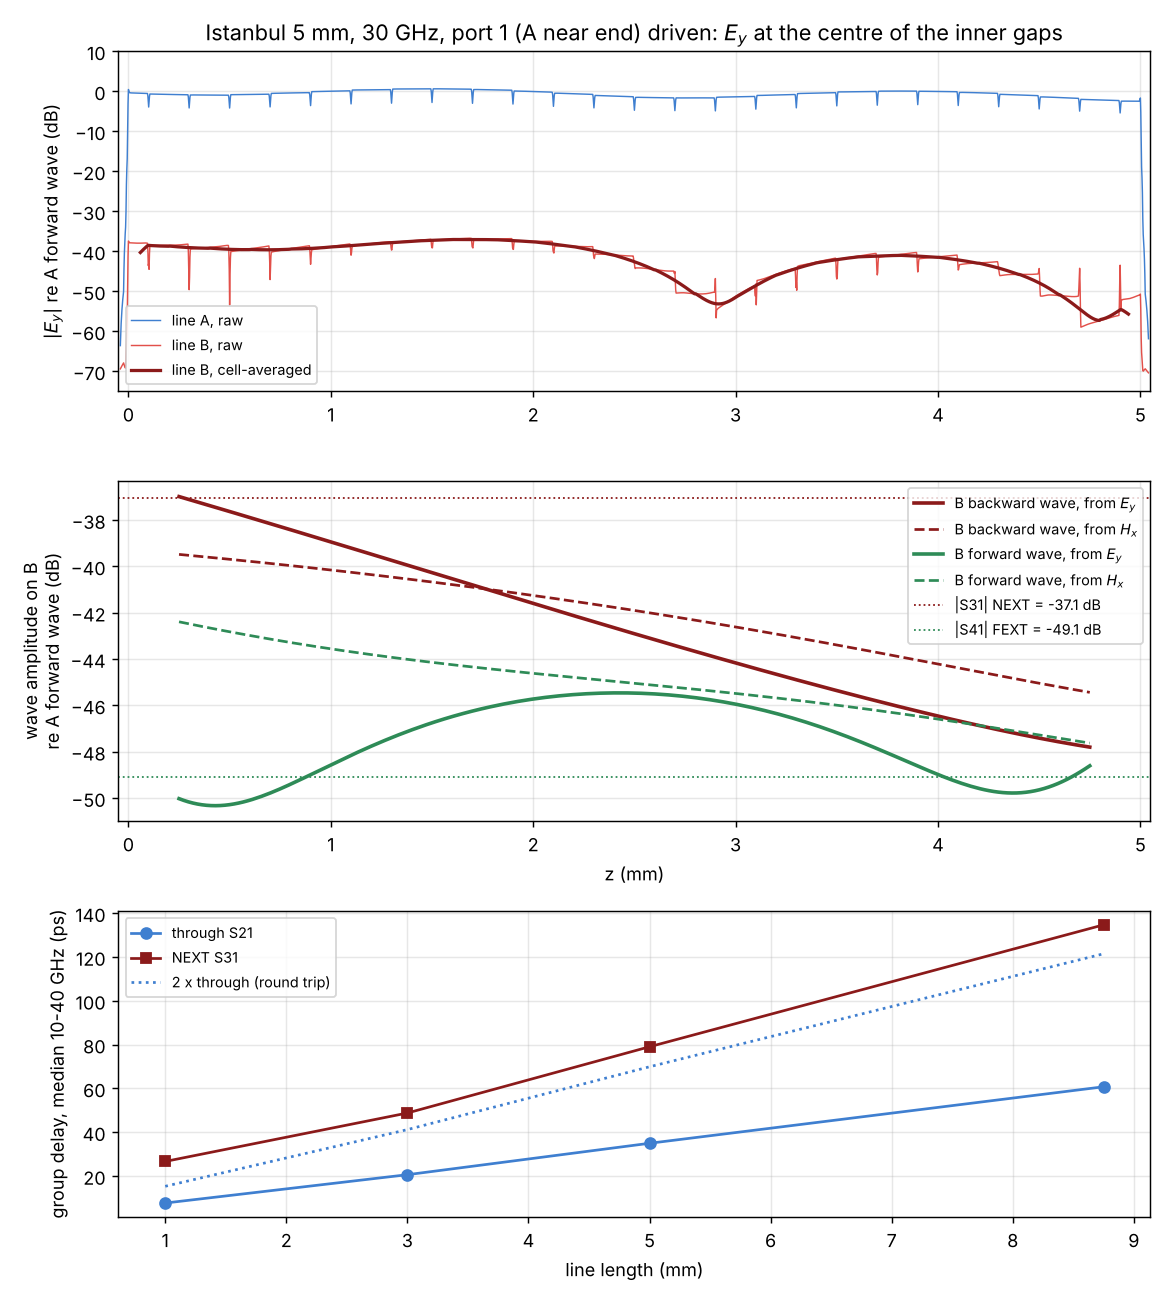

Reproduce this figure in Python.
"""
Istanbul 5 mm pair, CST field monitors at 30 GHz, port 1 (line A near end) driven.
Lines of samples along z at x = 1 um (mid gold height), y = +-0.305425 mm
(centre of the signal-ground gap of A / B on the side facing the other line).

1. Cell-average (200 um period) E_y and H_x.
2. Line A: fit forward + backward line waves (common gamma, wave impedance Zw).
3. Line B: forward and backward envelopes (polynomial in z) on the line gamma,
   from E and from H separately.
4. Group delay of NEXT / FEXT / through from the four .s4p files.
"""
import os, numpy as np
from scipy.optimize import least_squares
import matplotlib; matplotlib.use("Agg"); import matplotlib.pyplot as plt

HERE = os.path.dirname(os.path.abspath(__file__)); UP = os.path.dirname(HERE)
F0, C0, W, L = 30e9, 2.99792458e8, 100, 5.0
K0 = 2*np.pi*F0/C0*1e-3                          # rad/mm

def load(n):
    a = np.loadtxt(os.path.join(HERE, n), skiprows=2)
    return a[:, 2], a[:, 3::2] + 1j*a[:, 4::2]
z, EA = load("e-field_f30_Ypos_A.txt"); _, EB = load("e-field_f30_Yneg_B.txt")
_, HA = load("h-field_f30_Ypos_A.txt"); _, HB = load("h-field_f30_Yneg_B.txt")
cav = lambda v: np.convolve(v, np.ones(W)/W, mode="valid")
zc = cav(z); E = {"A": cav(EA[:, 1]), "B": cav(EB[:, 1])}; H = {"A": cav(HA[:, 0]), "B": cav(HB[:, 0])}
m = (zc > 0.25) & (zc < 4.75); zz = zc[m]

# ---- line A: two line waves, E and H jointly
def fitA(q, ret=False):
    beta, alpha, zr, zi = q; Zw = zr + 1j*zi; g = alpha + 1j*beta
    ef, eb = np.exp(-g*zz), np.exp(g*zz)
    M = np.vstack([np.column_stack([ef, eb]), np.column_stack([ef/Zw, -eb/Zw])])
    y = np.concatenate([E["A"][m], H["A"][m]])
    sc = np.concatenate([np.full(m.sum(), 1/abs(E["A"][m]).mean()), np.full(m.sum(), 1/abs(H["A"][m]).mean())])
    ab, *_ = np.linalg.lstsq(M*sc[:, None], y*sc, rcond=None)
    r = (M @ ab - y)*sc
    return (ab, np.linalg.norm(r)/np.linalg.norm(y*sc)) if ret else np.concatenate([r.real, r.imag])
q = min((least_squares(fitA, [2.1*K0, 0.01, s, 0]) for s in (-300, 300)), key=lambda s: s.cost).x
(aA, bA), errA = fitA(q, True); g = q[1] + 1j*q[0]; Zw = q[2] + 1j*q[3]

# ---- line B: polynomial envelopes on the line gamma, E and H separately
KP = 3
def envB(y):
    cols = [np.exp(-g*zz)*(zz/L)**k for k in range(KP)] + [np.exp(g*zz)*((L-zz)/L)**k for k in range(KP)]
    M = np.column_stack(cols); c, *_ = np.linalg.lstsq(M, y, rcond=None)
    return c, np.linalg.norm(M @ c - y)/np.linalg.norm(y)
cE, errE = envB(E["B"][m]); cH, errH = envB(H["B"][m])
fwd = lambda c, x: sum(c[k]*(x/L)**k for k in range(KP))
bwd = lambda c, x: sum(c[KP+k]*((L-x)/L)**k for k in range(KP))
db = lambda x: 20*np.log10(np.abs(x))

# ---- group delays from the s-parameters
import skrf
files = [("1", "ISTANBUL_SW_1p00mm.s4p"), ("3", "TEST0_XTALK_SW__3p00mm.s4p"),
         ("5", "TEST0_XTALK_SW_5mm.s4p"), ("8.75", "ISTANBUL_SW_8p75mm.s4p")]
gd_rows = []
for lab, fn in files:
    n = skrf.Network(os.path.join(UP, fn)); w = 2*np.pi*n.f
    gd = lambda x: -np.gradient(np.unwrap(np.angle(x)), w)*1e12
    sel = (n.f >= 10e9) & (n.f <= 40e9)
    t21, tN, tF = (np.median(gd(n.s[:, i, 0])[sel]) for i in (1, 2, 3))
    i30 = np.argmin(abs(n.f - F0))
    gd_rows.append((float(lab), t21, tN, tF, db(n.s[i30, 2, 0]), db(n.s[i30, 3, 0])))

if __name__ == "__main__":
    print(f"A: n = {q[0]/K0:.4f}, alpha = {q[1]*86.86:.2f} dB/cm, Zw = {Zw:.0f}, |b/a| = {abs(bA/aA):.3f}, fit residual {errA:.4f}")
    print(f"B envelope fits: residual E {errE:.4f}, H {errH:.4f}")
    print(" z(mm)  B fwd/E  B fwd/H   B bwd/E  B bwd/H  (dB re A forward)")
    for x in (0.25, 1, 2, 3, 4, 4.75):
        print(f" {x:5.2f}  {db(fwd(cE,x)/aA):6.1f}  {db(fwd(cH,x)*Zw/aA):6.1f}   {db(bwd(cE,x)/aA):6.1f}  {db(-bwd(cH,x)*Zw/aA):6.1f}")
    print(" L(mm)  t21   tNEXT  tNEXT/t21  (ps, median 10-40 GHz)   NEXT, FEXT at 30 GHz (dB)")
    for r in gd_rows:
        print(f" {r[0]:5.2f} {r[1]:6.1f} {r[2]:6.1f}  {r[2]/r[1]:5.2f}    {r[4]:6.1f} {r[5]:6.1f}")

    fig, ax = plt.subplots(3, 1, figsize=(9, 10), gridspec_kw=dict(height_ratios=[1, 1, 0.9]))
    a0 = ax[0]
    a0.plot(z, db(EA[:, 1]/aA), color="#3f7fd0", lw=0.8, label="line A, raw")
    a0.plot(z, db(EB[:, 1]/aA), color="#e2504a", lw=0.8, label="line B, raw")
    a0.plot(zc, db(E["B"]/aA), color="#8b1a1a", lw=1.8, label="line B, cell-averaged")
    a0.set_ylabel("$|E_y|$ re A forward wave (dB)"); a0.set_xlim(-0.05, 5.05); a0.set_ylim(-75, 10)
    a0.set_title("Istanbul 5 mm, 30 GHz, port 1 (A near end) driven: $E_y$ at the centre of the inner gaps")
    a1 = ax[1]; xs = np.linspace(0.25, 4.75, 200)
    a1.plot(xs, db(bwd(cE, xs)/aA), color="#8b1a1a", lw=2, label="B backward wave, from $E_y$")
    a1.plot(xs, db(-bwd(cH, xs)*Zw/aA), "--", color="#8b1a1a", lw=1.5, label="B backward wave, from $H_x$")
    a1.plot(xs, db(fwd(cE, xs)/aA), color="#2e8b57", lw=2, label="B forward wave, from $E_y$")
    a1.plot(xs, db(fwd(cH, xs)*Zw/aA), "--", color="#2e8b57", lw=1.5, label="B forward wave, from $H_x$")
    a1.axhline(gd_rows[2][4], color="#8b1a1a", ls=":", lw=1, label=f"|S31| NEXT = {gd_rows[2][4]:.1f} dB")
    a1.axhline(gd_rows[2][5], color="#2e8b57", ls=":", lw=1, label=f"|S41| FEXT = {gd_rows[2][5]:.1f} dB")
    a1.set_ylabel("wave amplitude on B\nre A forward wave (dB)"); a1.set_xlabel("z (mm)"); a1.set_xlim(-0.05, 5.05)
    a2 = ax[2]; Ls = [r[0] for r in gd_rows]
    a2.plot(Ls, [r[1] for r in gd_rows], "o-", color="#3f7fd0", label="through S21")
    a2.plot(Ls, [r[2] for r in gd_rows], "s-", color="#8b1a1a", label="NEXT S31")
    a2.plot(Ls, [2*r[1] for r in gd_rows], ":", color="#3f7fd0", label="2 x through (round trip)")
    a2.set_xlabel("line length (mm)"); a2.set_ylabel("group delay, median 10-40 GHz (ps)")
    for a in ax:
        a.grid(alpha=0.3); a.legend(fontsize=8, loc="best")
    fig.tight_layout(); fig.savefig(os.path.join(HERE, "field_decomposition.png"), dpi=130)
